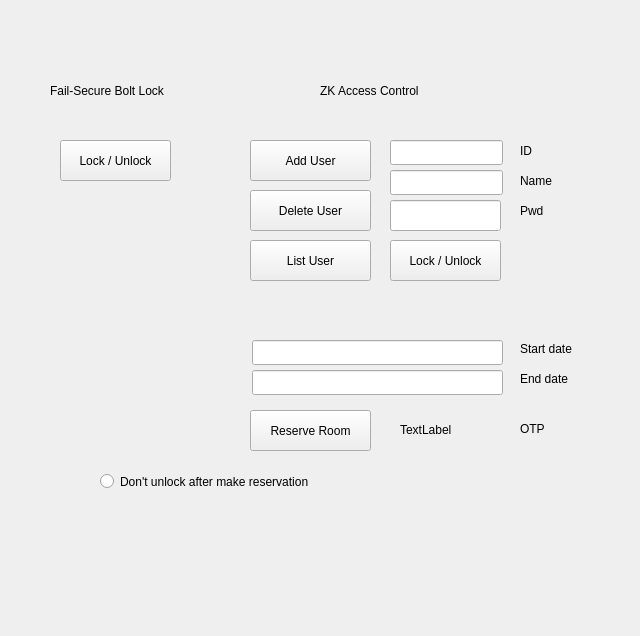
<?xml version="1.0" encoding="UTF-8"?>
<ui version="4.0">
 <class>Form</class>
 <widget class="QWidget" name="Form">
  <property name="geometry">
   <rect>
    <x>0</x>
    <y>0</y>
    <width>640</width>
    <height>636</height>
   </rect>
  </property>
  <property name="windowTitle">
   <string>Access Control Demo SW</string>
  </property>
  <widget class="QLabel" name="labelOTPText">
   <property name="geometry">
    <rect>
     <x>520</x>
     <y>420</y>
     <width>67</width>
     <height>17</height>
    </rect>
   </property>
   <property name="text">
    <string>OTP</string>
   </property>
  </widget>
  <widget class="QLineEdit" name="lineEditName">
   <property name="geometry">
    <rect>
     <x>390</x>
     <y>170</y>
     <width>113</width>
     <height>25</height>
    </rect>
   </property>
  </widget>
  <widget class="QPushButton" name="pushButtonFailsecureLock">
   <property name="geometry">
    <rect>
     <x>60</x>
     <y>140</y>
     <width>111</width>
     <height>41</height>
    </rect>
   </property>
   <property name="text">
    <string>Lock / Unlock</string>
   </property>
  </widget>
  <widget class="QPushButton" name="pushButtonZkReserve">
   <property name="geometry">
    <rect>
     <x>250</x>
     <y>410</y>
     <width>121</width>
     <height>41</height>
    </rect>
   </property>
   <property name="text">
    <string>Reserve Room</string>
   </property>
  </widget>
  <widget class="QLabel" name="labelZkName">
   <property name="geometry">
    <rect>
     <x>520</x>
     <y>160</y>
     <width>51</width>
     <height>41</height>
    </rect>
   </property>
   <property name="text">
    <string>Name</string>
   </property>
  </widget>
  <widget class="QLabel" name="labelFailSecure">
   <property name="geometry">
    <rect>
     <x>50</x>
     <y>70</y>
     <width>151</width>
     <height>41</height>
    </rect>
   </property>
   <property name="text">
    <string>Fail-Secure Bolt Lock</string>
   </property>
  </widget>
  <widget class="QLineEdit" name="lineEditID">
   <property name="geometry">
    <rect>
     <x>390</x>
     <y>140</y>
     <width>113</width>
     <height>25</height>
    </rect>
   </property>
  </widget>
  <widget class="QRadioButton" name="radioButton">
   <property name="geometry">
    <rect>
     <x>100</x>
     <y>470</y>
     <width>301</width>
     <height>23</height>
    </rect>
   </property>
   <property name="text">
    <string>Don't unlock after make reservation</string>
   </property>
  </widget>
  <widget class="QPushButton" name="pushButtonZkDeluser">
   <property name="geometry">
    <rect>
     <x>250</x>
     <y>190</y>
     <width>121</width>
     <height>41</height>
    </rect>
   </property>
   <property name="text">
    <string>Delete User</string>
   </property>
  </widget>
  <widget class="QPushButton" name="pushButtonZkAdduser">
   <property name="geometry">
    <rect>
     <x>250</x>
     <y>140</y>
     <width>121</width>
     <height>41</height>
    </rect>
   </property>
   <property name="text">
    <string>Add User</string>
   </property>
  </widget>
  <widget class="QLineEdit" name="lineEditPwd">
   <property name="geometry">
    <rect>
     <x>390</x>
     <y>200</y>
     <width>111</width>
     <height>31</height>
    </rect>
   </property>
  </widget>
  <widget class="QLabel" name="labelZkPwd">
   <property name="geometry">
    <rect>
     <x>520</x>
     <y>190</y>
     <width>51</width>
     <height>41</height>
    </rect>
   </property>
   <property name="text">
    <string>Pwd</string>
   </property>
  </widget>
  <widget class="QPushButton" name="pushButtonZkListUser">
   <property name="geometry">
    <rect>
     <x>250</x>
     <y>240</y>
     <width>121</width>
     <height>41</height>
    </rect>
   </property>
   <property name="text">
    <string>List User</string>
   </property>
  </widget>
  <widget class="QLabel" name="labelZk">
   <property name="geometry">
    <rect>
     <x>320</x>
     <y>70</y>
     <width>151</width>
     <height>41</height>
    </rect>
   </property>
   <property name="text">
    <string>ZK Access Control</string>
   </property>
  </widget>
  <widget class="QLabel" name="labelOTP">
   <property name="geometry">
    <rect>
     <x>400</x>
     <y>420</y>
     <width>111</width>
     <height>20</height>
    </rect>
   </property>
   <property name="text">
    <string>TextLabel</string>
   </property>
  </widget>
  <widget class="QLabel" name="labelZkId">
   <property name="geometry">
    <rect>
     <x>520</x>
     <y>130</y>
     <width>31</width>
     <height>41</height>
    </rect>
   </property>
   <property name="text">
    <string>ID</string>
   </property>
  </widget>
  <widget class="QLineEdit" name="lineEditTimeStart">
   <property name="geometry">
    <rect>
     <x>252</x>
     <y>340</y>
     <width>251</width>
     <height>25</height>
    </rect>
   </property>
  </widget>
  <widget class="QLineEdit" name="lineEditTimeEnd">
   <property name="geometry">
    <rect>
     <x>252</x>
     <y>370</y>
     <width>251</width>
     <height>25</height>
    </rect>
   </property>
  </widget>
  <widget class="QLabel" name="labelTimeText1">
   <property name="geometry">
    <rect>
     <x>520</x>
     <y>340</y>
     <width>67</width>
     <height>17</height>
    </rect>
   </property>
   <property name="text">
    <string>Start date</string>
   </property>
  </widget>
  <widget class="QLabel" name="labelTimeText2">
   <property name="geometry">
    <rect>
     <x>520</x>
     <y>370</y>
     <width>67</width>
     <height>17</height>
    </rect>
   </property>
   <property name="text">
    <string>End date</string>
   </property>
  </widget>
  <widget class="QPushButton" name="pushButtonZkLock">
   <property name="geometry">
    <rect>
     <x>390</x>
     <y>240</y>
     <width>111</width>
     <height>41</height>
    </rect>
   </property>
   <property name="text">
    <string>Lock / Unlock</string>
   </property>
  </widget>
 </widget>
 <resources/>
 <connections/>
</ui>
